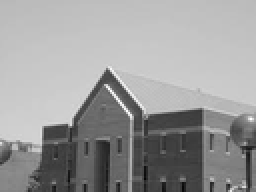
%> input picture a1.tif, 128 x 96 px, shrunk from 259 x 194 before the run, given in place of a.tif, which was not available (shown 2 times larger)
$ octave Exp5.m   (GNU Octave 9; MATLAB toolbox functions it lacks are replaced by stand-ins)
%> lines starting %> are read from the running program, lines starting %| are printed output that depends on the picture; pictures that were not available may be replaced by others from this repository, and a replacement may not be noted
clc
clear all
close all
disp('This is a MASK of Gaussian Low Pass Filter')
a2=imread('C:\Users\COEP\Desktop\a.tif');
%> a2 is the input picture: size 96x128x3 uint8; min 4, max 255, mean 154.7
subplot(3,3,1)
a3=double(a2);
imshow(a2)
title('Original image')
[r,c] = size(a2);
%> r = 96; c = 384
NIm=zeros(r,c);
NIm3=zeros(r,c);
m=input('Enter the size of the mask:');
%> the answer given: 3

% Gaussian Filter
g=input('The value of std deviation sigma is:');
%> the answer given: 2
g2=g*g;

    t=(m-1)/2
    for k=-t:t
        for l=-t:t
             x1=-(((k*k)+(l*l))/g2);
             x2=exp(x1);
             x3=2*pi*g2;
             x4=1/x3;
             x5=x4*x2;
             a1(k+t+1,l+t+1)=x5;

        end
    end

  for i=t+1:r-t
        for j=t+1:c-t
            count=0;
            for k=-t:t
                for l=-t:t
                    count = count + (a2(i+k,j+l).*a1(k+t+1,l+t+1));
                end
            end
            NIm(i,j)=count;
        end
    end
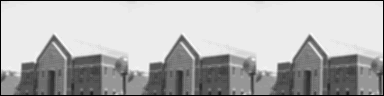
%> NIm: size 96x384 double; min 0, max 56, mean 39.6; drawn with min black and max white

    subplot(3,3,2);
    imshow(a1);
    subplot(3,3,3);
    imshow(abs(NIm),[]);
    title('Gaussian filtered Image')

% Sobel Filter
d1=[-1 0 1;-2 0 2;-1 0 1]
d2=[-1 -2 -1;0 0 0 ;1 2 1]

% Applying Sobel Filter on Gaussian Output Image
t=(3-1)/2;
xc=t+1;

for i=xc:r-t
    for j=xc:c-t
        temp1=0;
        temp2=0;
    for k=-t:t
        for l=-t:t
        temp1=temp1 +(NIm(k+i,l+j).*d1(k+xc,l+xc));
        temp2=temp2 +(NIm(k+i,l+j).*d2(k+xc,l+xc));
         end
    end
      NIm1(i,j)=temp1;
      NIm2(i,j)=temp2;
    end
end
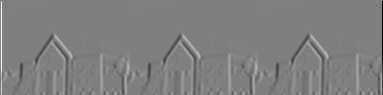
%> NIm1: size 95x383 double; min -208, max 208, mean 0; drawn with min black and max white
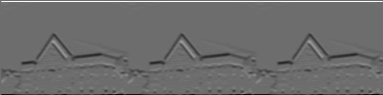
%> NIm2: size 95x383 double; min -157, max 208, mean -1.2; drawn with min black and max white

subplot(3,3,4)
imshow(abs(NIm1),[])
title('Filtered Gx Image')
subplot(3,3,5)
imshow(abs(NIm2),[])
title('Filtered Gy Image')

% Magnitude And Direction Plotting
mg=sqrt((NIm1.^2)+(NIm2.^2));
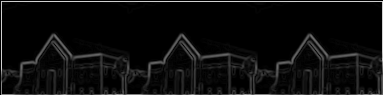
%> mg: size 95x383 double; min 0, max 213.5, mean 13
di=atand(NIm2./NIm1);
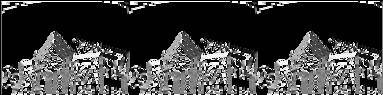
%> di: size 95x383 double; 51.58% of the values are NaN or infinite; the others: min -90, max 90, mean 2.75; drawn with min black, max white, NaN and infinite black

subplot(3,3,6)
imshow(mg,[])
title('Magnitude')
subplot(3,3,7)
imshow(di,[])
title('Direction')

% Non-Maximal Suppression
[r1,c1]=size(di);
%> r1 = 95; c1 = 383
for i=1:r1
    for j=1:c1

        if (-1)*90<=di(i,j)<(-1)*45
            NIm3(i,j)=0;
        elseif (-1)*45<di(i,j)<0
            NIm3(i,j)=1;
        elseif (0<di(i,j)<45)
            NIm3(i,j)=2;
        else
            NIm3(i,j)=3;

        end
    end
end
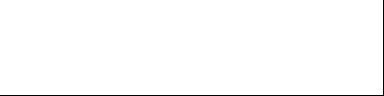
%> NIm3: size 96x384 double; values 0 (black) and 2 (white), 98.7% white; black in thin lines or dots

subplot(3,3,8)
imshow(NIm3,[])
title('Non-maximal suppression')
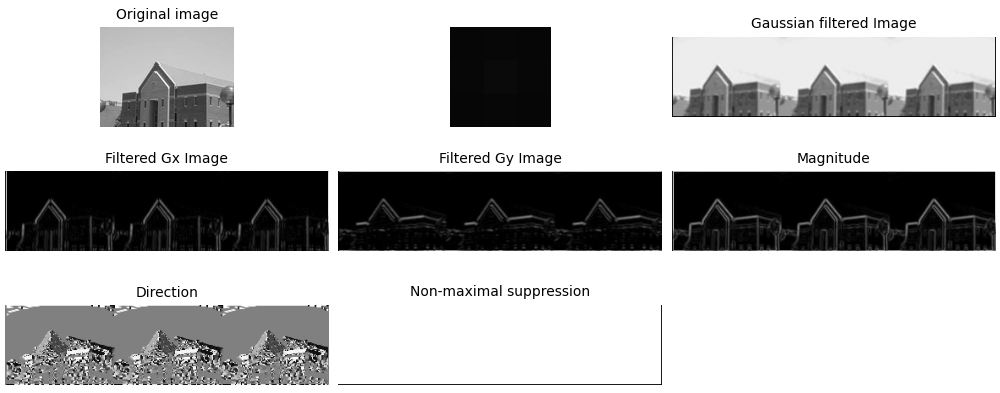
%> figure redrawn from the program's plot data, 8 panels
